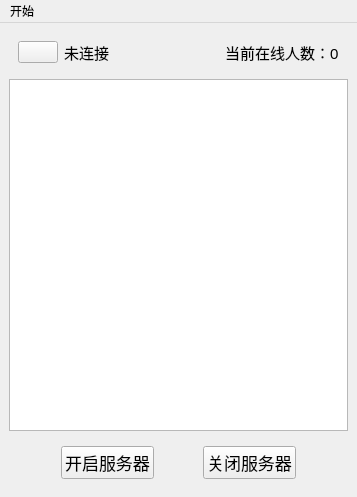
<?xml version="1.0" encoding="UTF-8"?>
<ui version="4.0">
 <class>MainWindow</class>
 <widget class="QMainWindow" name="MainWindow">
  <property name="geometry">
   <rect>
    <x>0</x>
    <y>0</y>
    <width>357</width>
    <height>497</height>
   </rect>
  </property>
  <property name="windowTitle">
   <string>MainWindow</string>
  </property>
  <widget class="QWidget" name="centralwidget">
   <layout class="QVBoxLayout" name="verticalLayout">
    <item>
     <widget class="QWidget" name="widget_2" native="true">
      <layout class="QHBoxLayout" name="horizontalLayout_2">
       <item>
        <widget class="QPushButton" name="stateBtn">
         <property name="text">
          <string/>
         </property>
        </widget>
       </item>
       <item>
        <widget class="QLabel" name="stateLabel">
         <property name="font">
          <font>
           <pointsize>11</pointsize>
          </font>
         </property>
         <property name="text">
          <string>未连接</string>
         </property>
        </widget>
       </item>
       <item>
        <spacer name="horizontalSpacer_2">
         <property name="orientation">
          <enum>Qt::Horizontal</enum>
         </property>
         <property name="sizeHint" stdset="0">
          <size>
           <width>40</width>
           <height>20</height>
          </size>
         </property>
        </spacer>
       </item>
       <item>
        <widget class="QLabel" name="onlineNum">
         <property name="font">
          <font>
           <pointsize>11</pointsize>
          </font>
         </property>
         <property name="text">
          <string>当前在线人数：0</string>
         </property>
        </widget>
       </item>
      </layout>
     </widget>
    </item>
    <item>
     <widget class="QTextEdit" name="messageEdit">
      <property name="enabled">
       <bool>true</bool>
      </property>
      <property name="readOnly">
       <bool>true</bool>
      </property>
     </widget>
    </item>
    <item>
     <widget class="QWidget" name="widget" native="true">
      <layout class="QHBoxLayout" name="horizontalLayout">
       <item>
        <spacer name="horizontalSpacer_3">
         <property name="orientation">
          <enum>Qt::Horizontal</enum>
         </property>
         <property name="sizeHint" stdset="0">
          <size>
           <width>40</width>
           <height>20</height>
          </size>
         </property>
        </spacer>
       </item>
       <item>
        <widget class="QPushButton" name="openServer">
         <property name="font">
          <font>
           <pointsize>13</pointsize>
          </font>
         </property>
         <property name="text">
          <string>开启服务器</string>
         </property>
        </widget>
       </item>
       <item>
        <spacer name="horizontalSpacer">
         <property name="orientation">
          <enum>Qt::Horizontal</enum>
         </property>
         <property name="sizeHint" stdset="0">
          <size>
           <width>40</width>
           <height>20</height>
          </size>
         </property>
        </spacer>
       </item>
       <item>
        <widget class="QPushButton" name="closeServer">
         <property name="font">
          <font>
           <pointsize>13</pointsize>
          </font>
         </property>
         <property name="text">
          <string>关闭服务器</string>
         </property>
        </widget>
       </item>
       <item>
        <spacer name="horizontalSpacer_4">
         <property name="orientation">
          <enum>Qt::Horizontal</enum>
         </property>
         <property name="sizeHint" stdset="0">
          <size>
           <width>40</width>
           <height>20</height>
          </size>
         </property>
        </spacer>
       </item>
      </layout>
     </widget>
    </item>
   </layout>
  </widget>
  <widget class="QMenuBar" name="menubar">
   <property name="geometry">
    <rect>
     <x>0</x>
     <y>0</y>
     <width>357</width>
     <height>22</height>
    </rect>
   </property>
   <widget class="QMenu" name="menu">
    <property name="title">
     <string>开始</string>
    </property>
    <addaction name="actionquit"/>
   </widget>
   <addaction name="menu"/>
  </widget>
  <action name="actionquit">
   <property name="text">
    <string>退出</string>
   </property>
  </action>
 </widget>
 <resources/>
 <connections/>
</ui>
